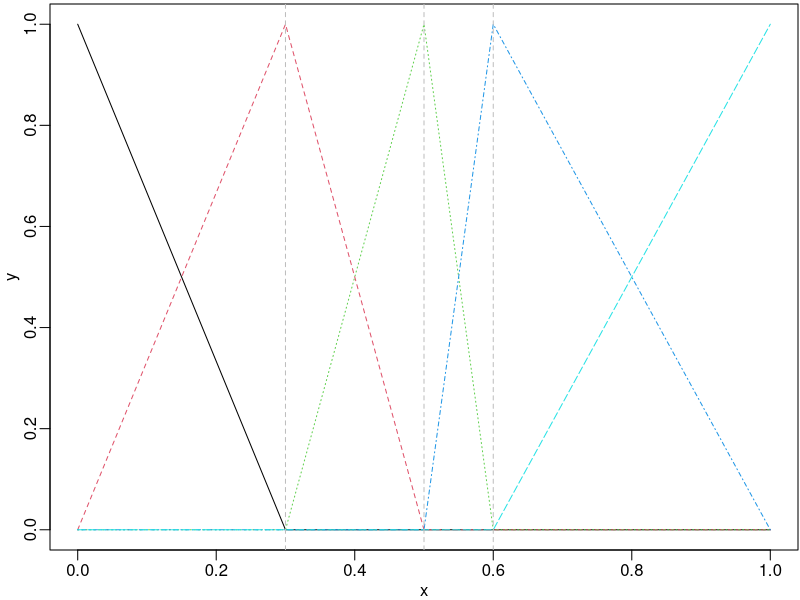
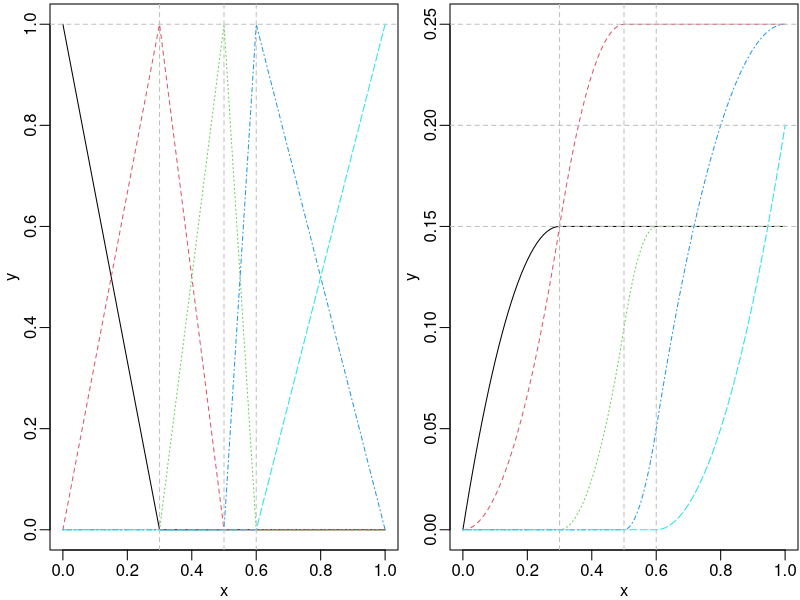
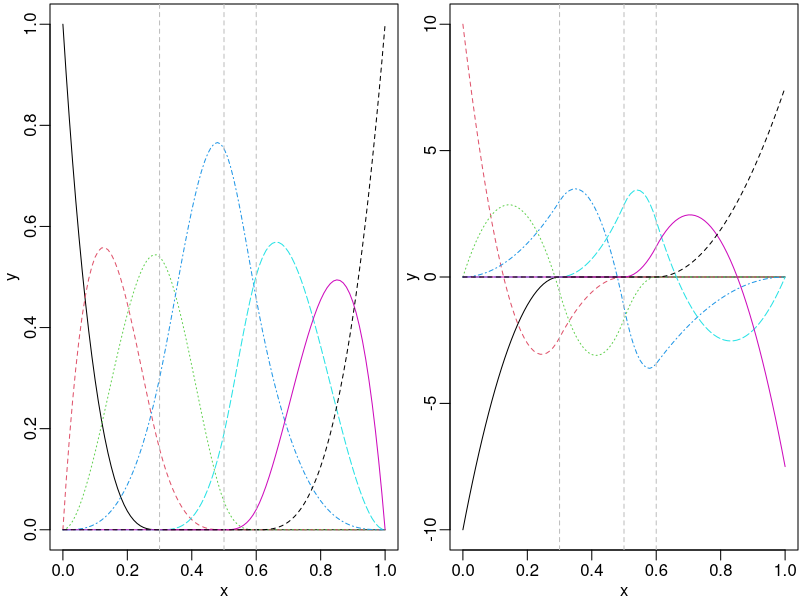
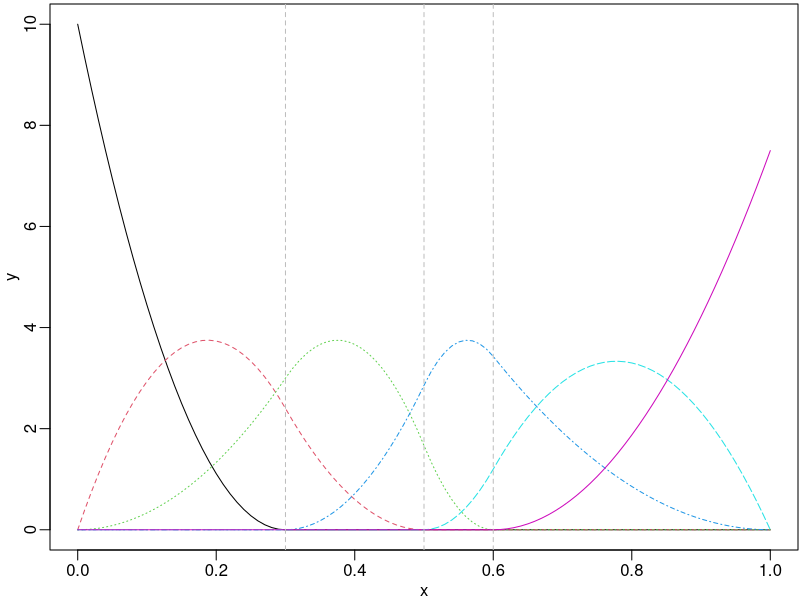
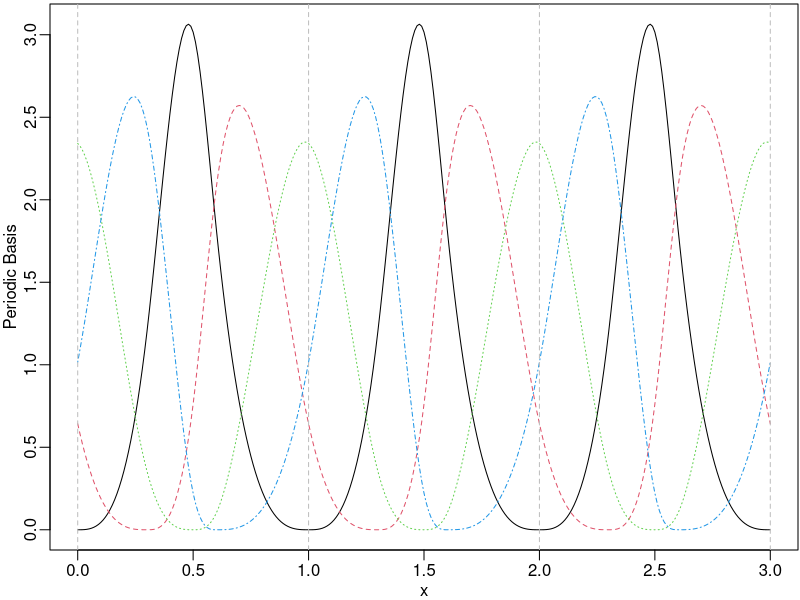
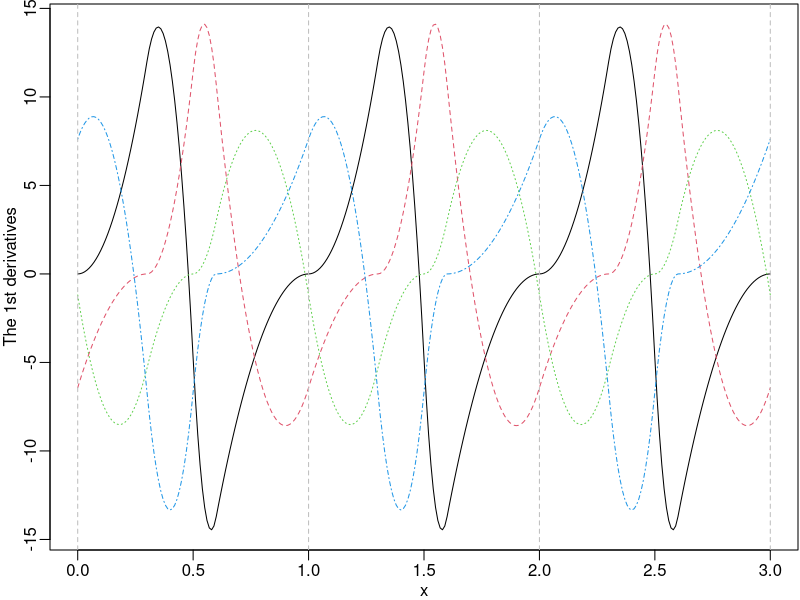
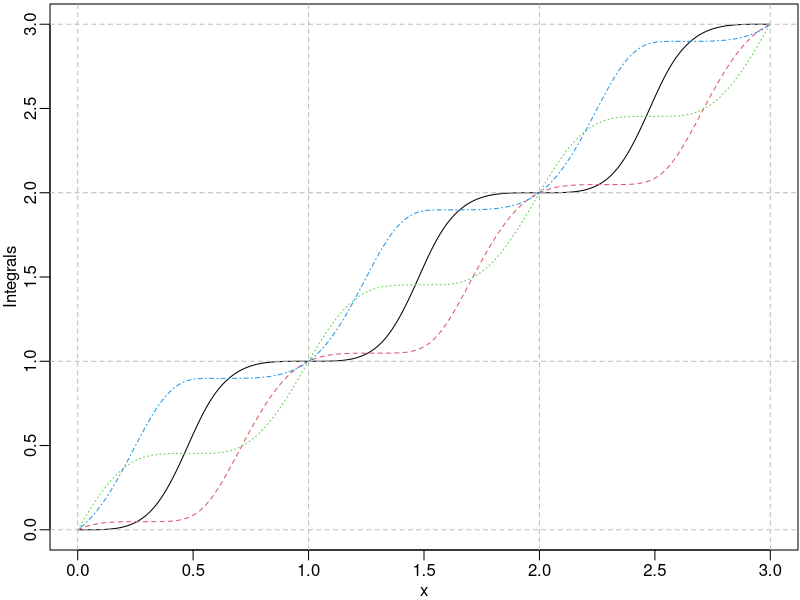
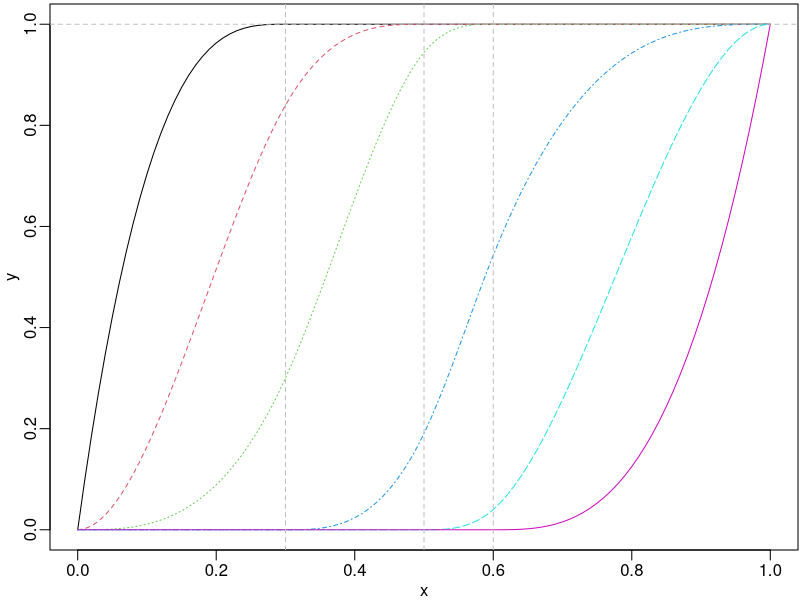

Source code (R) for these figures, in order:
## ---- chunk 1
knitr::opts_knit$set(global.par = TRUE)
knitr::opts_chunk$set(fig.width = 7, fig.height = 4)
## ---- chunk 2
library(graphics)
par(mar = c(2.5, 2.5, 0.2, 0.1), mgp = c(1.5, 0.5, 0))
## ---- chunk 3
library(splines2)
knots <- c(0.3, 0.5, 0.6)
x <- seq(0, 1, 0.01)
bsMat <- bSpline(x, knots = knots, degree = 1, intercept = TRUE)
matplot(x, bsMat, type = "l", ylab = "y")
abline(v = knots, lty = 2, col = "gray")
## ---- chunk 4
ibsMat <- ibs(x, knots = knots, degree = 1, intercept = TRUE)
par(mfrow = c(1, 2))
matplot(x, bsMat, type = "l", ylab = "y")
abline(v = knots, h = 1, lty = 2, col = "gray")
matplot(x, ibsMat, type = "l", ylab = "y")
abline(v = knots, h = c(0.15, 0.2, 0.25), lty = 2, col = "gray")
## ---- chunk 5
bsMat <- bSpline(x, knots = knots, intercept = TRUE)
dbsMat <- dbs(x, knots = knots, intercept = TRUE)
par(mfrow = c(1, 2))
matplot(x, bsMat, type = "l", ylab = "y")
abline(v = knots, lty = 2, col = "gray")
matplot(x, dbsMat, type = "l", ylab = "y")
abline(v = knots, lty = 2, col = "gray")
## ---- chunk 6
is_equivalent <- function(a, b) {
    all.equal(a, b, check.attributes = FALSE)
}
stopifnot(is_equivalent(dbsMat, deriv(bsMat)))
## ---- chunk 7
par(mfrow = c(1, 1))
## ---- chunk 8
msMat <- mSpline(x, knots = knots, degree = 2, intercept = TRUE)
matplot(x, msMat, type = "l", ylab = "y")
abline(v = knots, lty = 2, col = "gray")
## ---- chunk 9
dmsMat1 <- mSpline(x, knots = knots, degree = 2, intercept = TRUE, derivs = 1)
dmsMat2 <- deriv(msMat)
stopifnot(is_equivalent(dmsMat1, dmsMat2))
## ---- chunk 10
x1 <- seq.int(0, 3, 0.01)
pmsMat <- mSpline(x1, knots = knots, degree = 3, intercept = TRUE,
                  periodic = TRUE, Boundary.knots = c(0, 1))
matplot(x1, pmsMat, type = "l", xlab = "x", ylab = "Periodic Basis")
abline(v = seq.int(0, 3), lty = 2, col = "gray")
## ---- chunk 11
dpmsMat <- deriv(pmsMat)
matplot(x1, dpmsMat, type = "l", xlab = "x", ylab = "The 1st derivatives")
abline(v = seq.int(0, 3), lty = 2, col = "gray")
## ---- chunk 12
ipmsMat <- mSpline(x1, knots = knots, degree = 3, intercept = TRUE,
                   periodic = TRUE, Boundary.knots = c(0, 1), integral = TRUE)
matplot(x1, ipmsMat, type = "l", xlab = "x", ylab = "Integrals")
abline(v = seq.int(0, 3), h = seq.int(0, 3), lty = 2, col = "gray")
## ---- chunk 13
isMat <- iSpline(x, knots = knots, degree = 2, intercept = TRUE)
matplot(x, isMat, type = "l", ylab = "y")
abline(h = 1, v = knots, lty = 2, col = "gray")
## ---- chunk 14
stopifnot(is_equivalent(msMat, deriv(isMat)))
## ---- chunk 15
dmsMat3 <- deriv(isMat, 2)
stopifnot(is_equivalent(dmsMat1, dmsMat3))
## ---- chunk 16
csMat1 <- cSpline(x, knots = knots, degree = 2, intercept = TRUE)
matplot(x, csMat1, type = "l", ylab = "y")
abline(h = 1, v = knots, lty = 2, col = "gray")
## ---- chunk 17
csMat2 <- cSpline(x, knots = knots, degree = 2, intercept = TRUE, scale = FALSE)
stopifnot(is_equivalent(isMat, deriv(csMat2)))
stopifnot(is_equivalent(msMat, deriv(csMat2, 2)))
stopifnot(is_equivalent(msMat, deriv(deriv(csMat2))))
## ---- chunk 18
x1 <- seq.int(0, 1, 0.01)
x2 <- seq.int(- 1, 1, 0.01)
bpMat1 <- bernsteinPoly(x1, degree = 4, intercept = TRUE)
bpMat2 <- bernsteinPoly(x2, degree = 4, intercept = TRUE)
par(mfrow = c(1, 2))
matplot(x1, bpMat1, type = "l", ylab = "y")
matplot(x2, bpMat2, type = "l", ylab = "y")
## ---- chunk 19
ibpMat1 <- bernsteinPoly(x1, degree = 4, intercept = TRUE, integral = TRUE)
ibpMat2 <- bernsteinPoly(x2, degree = 4, intercept = TRUE, integral = TRUE)
dbpMat1 <- bernsteinPoly(x1, degree = 4, intercept = TRUE, derivs = 1)
dbpMat2 <- bernsteinPoly(x2, degree = 4, intercept = TRUE, derivs = 1)
par(mfrow = c(2, 2))
matplot(x1, ibpMat1, type = "l", ylab = "Integrals")
matplot(x2, ibpMat2, type = "l", ylab = "y")
matplot(x1, dbpMat1, type = "l", ylab = "y")
matplot(x2, dbpMat2, type = "l", ylab = "y")
## ---- chunk 20
stopifnot(is_equivalent(dbpMat1, deriv(bpMat1)))
stopifnot(is_equivalent(dbpMat2, deriv(bpMat2)))
stopifnot(is_equivalent(dbpMat1, deriv(ibpMat1, 2)))
stopifnot(is_equivalent(dbpMat2, deriv(ibpMat2, 2)))
## ---- chunk 21
nsMat <- naturalSpline(x, knots = knots, intercept = TRUE)
insMat <- naturalSpline(x, knots = knots, intercept = TRUE, integral = TRUE)
par(mfrow = c(1, 2))
matplot(x, nsMat, type = "l", ylab = "Basis")
matplot(x, insMat, type = "l", ylab = "Integrals")
stopifnot(is_equivalent(nsMat, deriv(insMat)))
## ---- chunk 22
d1nsMat <- naturalSpline(x, knots = knots, intercept = TRUE, derivs = 1)
d2nsMat <- deriv(nsMat, 2)
par(mfrow = c(1, 2))
matplot(x, d1nsMat, type = "l", ylab = "The 1st derivatives")
matplot(x, d2nsMat, type = "l", ylab = "The 2nd derivatives")
## ---- chunk 23
new_x <- c(0.275, 0.525, 0.8)
names(new_x) <- paste0("x=", new_x)
predict(isMat, new_x)
